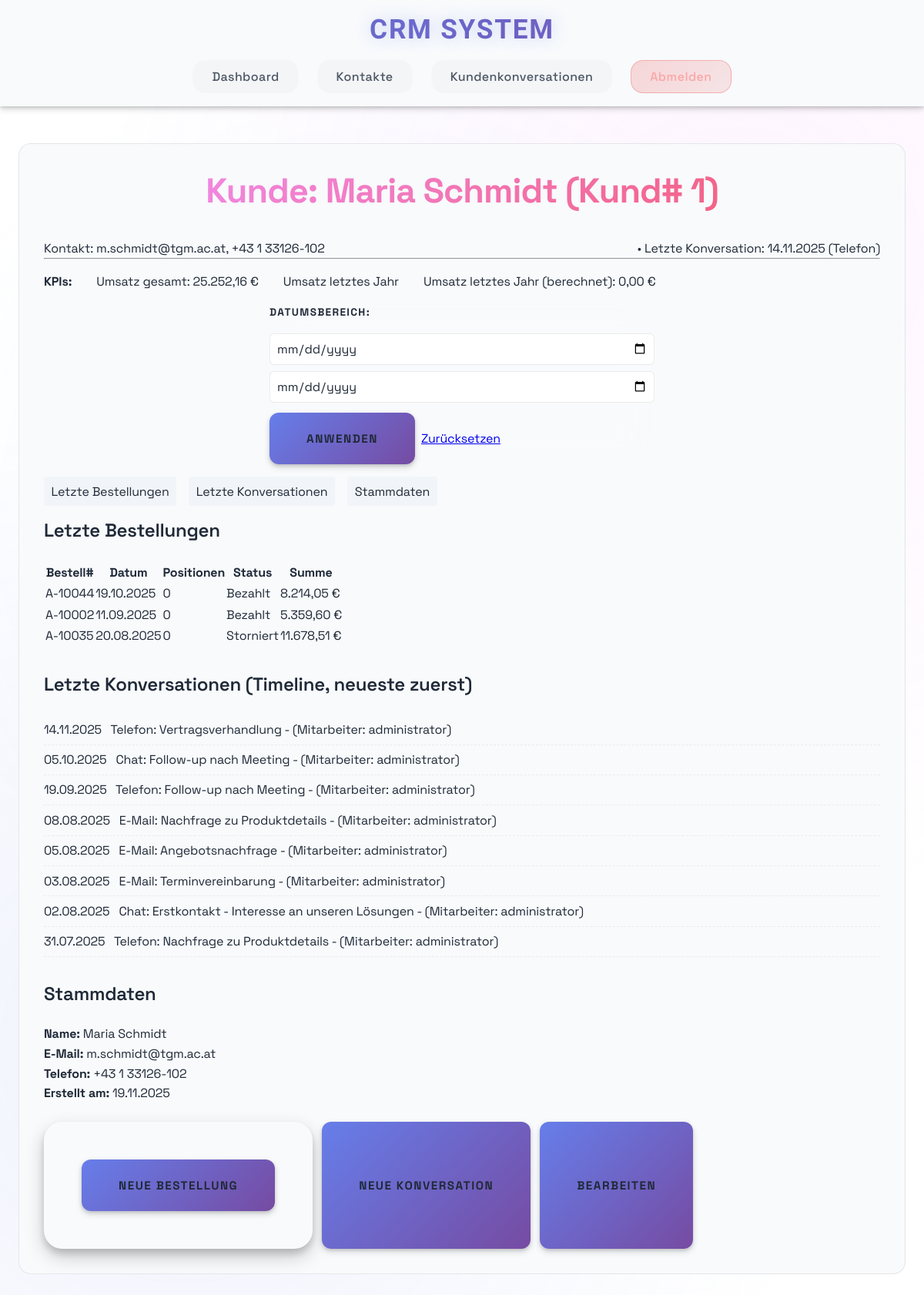
The page /customers/1 (signed in) on the database its author committed.
### models.py (models this page shows)
class Customer(db.Model):
    __tablename__ = "customers"
    id = db.Column(Integer, primary_key=True, autoincrement=True)
    first_name = db.Column(String(100), nullable=False)
    last_name = db.Column(String(100), nullable=False)
    email = db.Column(String(255), unique=True)
    phone = db.Column(String(50))
    created_at = db.Column(DateTime, default=datetime.utcnow, nullable=False)
    orders = db.relationship("Order", back_populates="customer", cascade="all, delete-orphan")
    conversations = db.relationship("Conversation", back_populates="customer", cascade="all, delete-orphan")

class Conversation(db.Model):
    __tablename__ = "conversations"
    id = db.Column(Integer, primary_key=True, autoincrement=True)
    customer_id = db.Column(Integer, ForeignKey("customers.id", ondelete="CASCADE"), nullable=False)
    user_id = db.Column(Integer, ForeignKey("users.id"))
    channel = db.Column(
        SAEnum("Telefon", "E-Mail", "Meeting", "Chat", name="conversation_channel", native_enum=False, create_constraint=True, validate_strings=True),
        nullable=False,
    )
    subject = db.Column(String(255))
    notes = db.Column(Text)
    conversation_time = db.Column(DateTime, nullable=False)
    customer = db.relationship("Customer", back_populates="conversations")
    user = db.relationship("User", back_populates="conversations")
    __table_args__ = (
        Index("idx_conversations_time", "conversation_time"),
        Index("idx_conversations_customer_time", "customer_id", "conversation_time"),
    )

class Order(db.Model):
    __tablename__ = "orders"
    id = db.Column(Integer, primary_key=True, autoincrement=True)
    customer_id = db.Column(Integer, ForeignKey("customers.id", ondelete="CASCADE"), nullable=False)
    order_date = db.Column(DateTime, nullable=False)
    status = db.Column(
        SAEnum("Offen", "Bezahlt", "Storniert", name="order_status", native_enum=False, create_constraint=True, validate_strings=True),
        nullable=False,
        default="Offen",
    )
    total_amount = db.Column(Numeric(10, 2), nullable=False)
    customer = db.relationship("Customer", back_populates="orders")
    items = db.relationship("OrderItem", back_populates="order", cascade="all, delete-orphan")
    __table_args__ = (
        Index("idx_orders_date", "order_date"),
        Index("idx_orders_customer_date", "customer_id", "order_date"),
    )

class User(db.Model):
    __tablename__ = "users"
    id = db.Column(Integer, primary_key=True, autoincrement=True)
    name = db.Column(String(100), nullable=False)
    email = db.Column(String(255), unique=True)
    password_hash = db.Column(String(255))
    role = db.Column(
        SAEnum("Schüler", "Lehrer", "Admin", name="user_role", native_enum=False, create_constraint=True, validate_strings=True),
        nullable=True,
        default="Schüler",
    )
    conversations = db.relationship("Conversation", back_populates="user")

### app.py (the view)
@app.route('/customers/<int:customer_id>')
@login_required
def customer_detail(customer_id):
    from datetime import datetime, timedelta
    from sqlalchemy import func
    customer = Customer.query.get_or_404(customer_id)
    start_str = request.args.get('start')
    end_str = request.args.get('end')
    start_dt = None
    end_dt = None
    try:
        if start_str:
            start_dt = datetime.fromisoformat(start_str)
        if end_str:
            end_dt = datetime.fromisoformat(end_str)
            end_dt = end_dt + timedelta(hours=23, minutes=59, seconds=59)
    except Exception:
        start_dt = None
        end_dt = None
    orders_query = Order.query.filter_by(customer_id=customer.id)
    if start_dt:
        orders_query = orders_query.filter(Order.order_date >= start_dt)
    if end_dt:
        orders_query = orders_query.filter(Order.order_date <= end_dt)
    recent_orders = orders_query.order_by(Order.order_date.desc()).limit(10).all()
    total_query = db.session.query(func.coalesce(func.sum(Order.total_amount), 0)).filter(Order.customer_id == customer.id)
    if start_dt:
        total_query = total_query.filter(Order.order_date >= start_dt)
    if end_dt:
        total_query = total_query.filter(Order.order_date <= end_dt)
    total_revenue = float(total_query.scalar() or 0)
    now = datetime.now()
    last_year_start = datetime(now.year - 1, 1, 1)
    last_year_end = datetime(now.year - 1, 12, 31, 23, 59, 59)
    last_year_query = db.session.query(func.coalesce(func.sum(Order.total_amount), 0)).filter(Order.customer_id == customer.id, Order.order_date >= last_year_start, Order.order_date <= last_year_end)
    revenue_last_year = float(last_year_query.scalar() or 0)
    conversations_list = Conversation.query.filter_by(customer_id=customer.id).order_by(Conversation.conversation_time.desc()).limit(10).all()
    last_conversation = Conversation.query.filter_by(customer_id=customer.id).order_by(Conversation.conversation_time.desc()).first()
    return render_template('customer_detail.html',
                           customer=customer,
                           recent_orders=recent_orders,
                           conversations_list=conversations_list,
                           total_revenue=total_revenue,
                           revenue_last_year=revenue_last_year,
                           last_conversation=last_conversation,
                           start=start_str,
                           end=end_str)

### app.py (called while the page is built)
def format_currency(amount):
    if amount is None:
        return '0,00 €'
    return f"{amount:,.2f} €".replace(',', 'X').replace('.', ',').replace('X', '.')

def format_date(date_obj, with_time=False):
    if not date_obj:
        return 'N/A'
    if with_time:
        return date_obj.strftime('%d.%m.%Y %H:%M')
    return date_obj.strftime('%d.%m.%Y')

@app.template_filter('currency')
def currency_filter(amount):
    return format_currency(amount)

@app.template_filter('date')
def date_filter(date_obj):
    return format_date(date_obj)

def login_required(f):
    @wraps(f)
    def decorated_function(*args, **kwargs):
        if 'user_id' not in session:
            flash('Bitte loggen Sie sich zuerst ein')
            return redirect(url_for('index'))
        return f(*args, **kwargs)
    return decorated_function

### templates/customer_detail.html (shortened to what this page needs)
{% extends "base.html" %}
{% block content %}
<div class="detail-card">
    <h2>Kunde: {{ customer.first_name }} {{ customer.last_name }} (Kund# {{ customer.id }})</h2>
    <div class="detail-row">
        <div class="contact-inline">
            Kontakt: {{ customer.email or '—' }}, {{ customer.phone or '—' }}
        </div>
        <div class="last-contact-inline">
            {% if last_conversation %}
                • Letzte Konversation: {{ last_conversation.conversation_time|date }} ({{ last_conversation.channel }})
            {% else %}
                • Keine Konversation vorhanden
            {% endif %}
        </div>
    </div>
    <hr>
    <div class="kpis">
        <div><strong>KPIs:</strong></div>
        <div>Umsatz gesamt: {{ total_revenue|currency }}</div>
        <div>Umsatz letztes Jahr</div>
        <div>Umsatz letztes Jahr (berechnet): {{ revenue_last_year|currency }}</div>
    </div>
    <form method="GET" action="{{ url_for('customer_detail', customer_id=customer.id) }}" class="date-range-form">
        <label>Datumsbereich:</label>
        <input type="date" name="start" value="{{ start or '' }}">
        <input type="date" name="end" value="{{ end or '' }}">
        <button type="submit" class="btn btn-primary">Anwenden</button>
        <a class="btn btn-secondary" href="{{ url_for('customer_detail', customer_id=customer.id) }}">Zurücksetzen</a>
    </form>
    <div class="tabs">
        <a href="#orders" class="tab">Letzte Bestellungen</a>
        <a href="#contacts" class="tab">Letzte Konversationen</a>
        <a href="#master" class="tab">Stammdaten</a>
    </div>
    <section id="orders">
        <h3>Letzte Bestellungen</h3>
        <div class="table-container">
            <table class="data-table">
                <thead>
                    <tr>
                        <th>Bestell#</th>
                        <th>Datum</th>
                        <th>Positionen</th>
                        <th>Status</th>
                        <th>Summe</th>
                    </tr>
                </thead>
                <tbody>
                    {% for order in recent_orders %}
                    <tr>
                        <td>{{ 'A-' ~ (10000 + order.id) }}</td>
                        <td>{{ order.order_date|date }}</td>
                        <td>{{ order.items|length }}</td>
                        <td>{{ order.status }}</td>
                        <td>{{ order.total_amount|currency }}</td>
                    </tr>
                    {% else %}
                    <tr>
                        <td colspan="5" class="empty-state">Keine Bestellungen gefunden.</td>
                    </tr>
                    {% endfor %}
                </tbody>
            </table>
        </div>
    </section>
    <section id="contacts" style="margin-top:2rem;">
        <h3>Letzte Konversationen (Timeline, neueste zuerst)</h3>
        <ul class="timeline">
            {% for c in conversations_list %}
            <li>
                {{ c.conversation_time|date }} &nbsp; {{ c.channel }}: {{ c.subject or c.notes[:60] }} {% if c.user %} - (Mitarbeiter: {{ c.user.name }}){% endif %}
            </li>
            {% else %}
            <li>Keine Konversationen gefunden.</li>
            {% endfor %}
        </ul>
    </section>
    <section id="master" style="margin-top:2rem;">
        <h3>Stammdaten</h3>
        <div><strong>Name:</strong> {{ customer.first_name }} {{ customer.last_name }}</div>
        <div><strong>E-Mail:</strong> {{ customer.email or '-' }}</div>
        <div><strong>Telefon:</strong> {{ customer.phone or '-' }}</div>
        <div><strong>Erstellt am:</strong> {{ customer.created_at|date }}</div>
    </section>
    <div class="actions" style="margin-top:1.5rem; display:flex; gap:0.75rem;">
        <form method="POST" action="{{ url_for('create_order') }}" style="display:inline-block; margin:0;">
            <button type="submit" class="btn btn-primary">Neue Bestellung</button>
        </form>
        <button type="button" class="btn btn-primary" onclick="showAddConversationForm()">Neue Konversation</button>
        <button type="button" class="btn btn-secondary" onclick="showEditCustomerForm()">Bearbeiten</button>
    </div>
</div>
{% endblock %}

### static/style.css (style rules this page uses)
:root { --primary: linear-gradient(135deg, #667eea 0%, #764ba2 100%); --primary-solid: #667eea; --secondary: linear-gradient(135deg, #f093fb 0%, #f5576c 100%); --secondary-solid: #f093fb; --accent: linear-gradient(135deg, #4facfe 0%, #00f2fe 100%); --accent-solid: #4facfe; --success: #10b981; --warning: #f59e0b; --error: #ef4444; --bg-primary: #ffffff; --bg-secondary: #f8fafc; --bg-tertiary: #f1f5f9; --surface: rgba(0, 0, 0, 0.02); --text-primary: #1f2937; --text-secondary: #4b5563; --text-muted: #9ca3af; --space-xs: 0.5rem; --space-sm: 1rem; --space-md: 1.5rem; --space-lg: 2rem; --space-xl: 3rem; --radius-sm: 0.5rem; --radius-md: 0.75rem; --radius-lg: 1rem; --radius-xl: 1.5rem; --shadow-sm: 0 1px 3px rgba(0, 0, 0, 0.12), 0 1px 2px rgba(0, 0, 0, 0.24); --shadow-md: 0 4px 8px rgba(0, 0, 0, 0.15), 0 2px 4px rgba(0, 0, 0, 0.12); --shadow-lg: 0 10px 25px rgba(0, 0, 0, 0.2), 0 6px 10px rgba(0, 0, 0, 0.15); --shadow-glow: 0 0 20px rgba(102, 126, 234, 0.3); }
* { margin: 0; padding: 0; box-sizing: border-box; }
html { font-size: 16px; scroll-behavior: smooth; }
body { font-family: 'Space Grotesk', -apple-system, BlinkMacSystemFont, sans-serif; font-weight: 400; line-height: 1.6; color: #1f2937; background: #ffffff; min-height: 100vh; overflow-x: hidden; letter-spacing: -0.01em; }
body::before { content: ''; position: fixed; top: 0; left: 0; width: 100%; height: 100%; background: radial-gradient(circle at 20% 80%, rgba(102, 126, 234, 0.1) 0%, transparent 50%), radial-gradient(circle at 80% 20%, rgba(240, 147, 251, 0.1) 0%, transparent 50%), radial-gradient(circle at 40% 40%, rgba(79, 172, 254, 0.08) 0%, transparent 50%); z-index: -1; animation: gradientShift 15s ease-in-out infinite; }
h1, h2, h3, h4, h5, h6 { font-weight: 600; margin-bottom: var(--space-md); line-height: 1.3; }
h2 { font-family: 'Space Grotesk', sans-serif; font-size: 2.8rem; font-weight: 700; background: var(--secondary); background-clip: text; -webkit-background-clip: text; -webkit-text-fill-color: transparent; text-align: center; margin-bottom: var(--space-lg); letter-spacing: -0.02em; }
h3 { font-family: 'Space Grotesk', sans-serif; font-size: 1.5rem; font-weight: 600; color: var(--text-primary); letter-spacing: -0.01em; }
form { background: var(--bg-secondary); padding: var(--space-xl); border-radius: var(--radius-xl); border: 1px solid rgba(255, 255, 255, 0.1); box-shadow: var(--shadow-lg); max-width: 500px; margin: 0 auto var(--space-xl); backdrop-filter: blur(20px); }
label { font-family: 'Space Grotesk', sans-serif; display: block; margin-bottom: var(--space-xs); font-weight: 600; color: var(--text-primary); font-size: 0.85rem; text-transform: uppercase; letter-spacing: 0.1em; }
input, textarea, select { width: 100%; padding: var(--space-md); border: 2px solid rgba(255, 255, 255, 0.1); border-radius: var(--radius-md); background: var(--bg-tertiary); color: var(--text-primary); font-family: inherit; font-size: 1rem; transition: all 0.3s ease; backdrop-filter: blur(10px); }
input::placeholder, textarea::placeholder { color: var(--text-muted); }
button { font-family: 'Space Grotesk', sans-serif; background: var(--primary); color: var(--text-primary); border: none; padding: var(--space-md) var(--space-xl); border-radius: var(--radius-md); font-size: 0.95rem; font-weight: 700; cursor: pointer; transition: all 0.3s cubic-bezier(0.4, 0, 0.2, 1); box-shadow: var(--shadow-md); text-transform: uppercase; letter-spacing: 0.1em; position: relative; overflow: hidden; }
button::before { content: ''; position: absolute; top: 0; left: -100%; width: 100%; height: 100%; background: linear-gradient(135deg, rgba(255, 255, 255, 0.2) 0%, transparent 100%); transition: left 0.3s ease; }
main > * { animation: fadeInUp 0.6s ease forwards; }

### rows shown on the page
Customer: first_name "Maria", last_name "Schmidt", id "1", email "m.schmidt@tgm.ac.at", phone "+43 1 33126-102", created_at "19.11.2025"
Conversation: conversation_time "14.11.2025", channel "Telefon", subject "Vertragsverhandlung", user.name "administrator"
Order: id "A-10044", order_date "19.10.2025", items|length "0", status "Bezahlt", total_amount "8.214,05 €"
Order: id "A-10002", order_date "11.09.2025", items|length "0", status "Bezahlt", total_amount "5.359,60 €"
Order: id "A-10035", order_date "20.08.2025", items|length "0", status "Storniert", total_amount "11.678,51 €"
Conversation: conversation_time "05.10.2025", channel "Chat", subject "Follow-up nach Meeting", user.name "administrator"
Conversation: conversation_time "19.09.2025", channel "Telefon", subject "Follow-up nach Meeting", user.name "administrator"
Conversation: conversation_time "08.08.2025", channel "E-Mail", subject "Nachfrage zu Produktdetails", user.name "administrator"
Conversation: conversation_time "05.08.2025", channel "E-Mail", subject "Angebotsnachfrage", user.name "administrator"
Conversation: conversation_time "03.08.2025", channel "E-Mail", subject "Terminvereinbarung", user.name "administrator"
Conversation: conversation_time "02.08.2025", channel "Chat", subject "Erstkontakt - Interesse an unseren Lösungen", user.name "administrator"
Conversation: conversation_time "31.07.2025", channel "Telefon", subject "Nachfrage zu Produktdetails", user.name "administrator"

### other values the page prints
{{ total_revenue|currency }} "25.252,16 €"
{{ revenue_last_year|currency }} "0,00 €"
